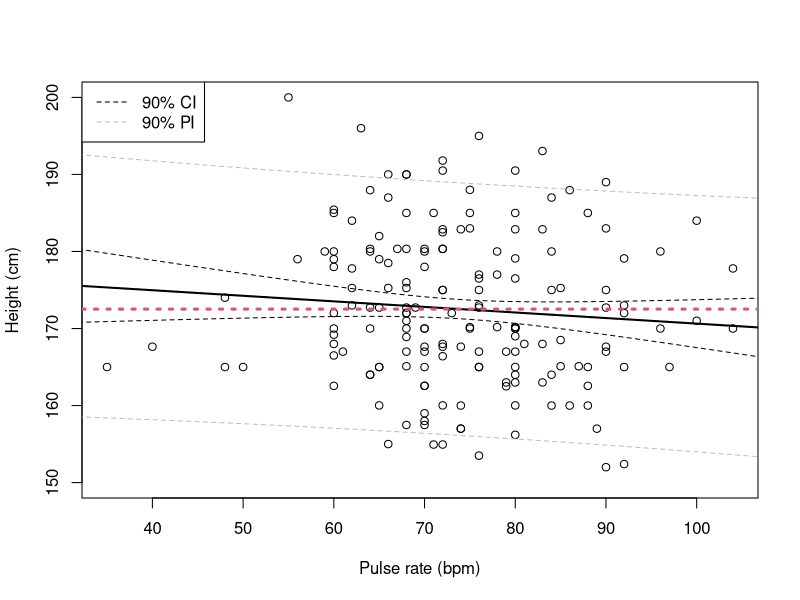
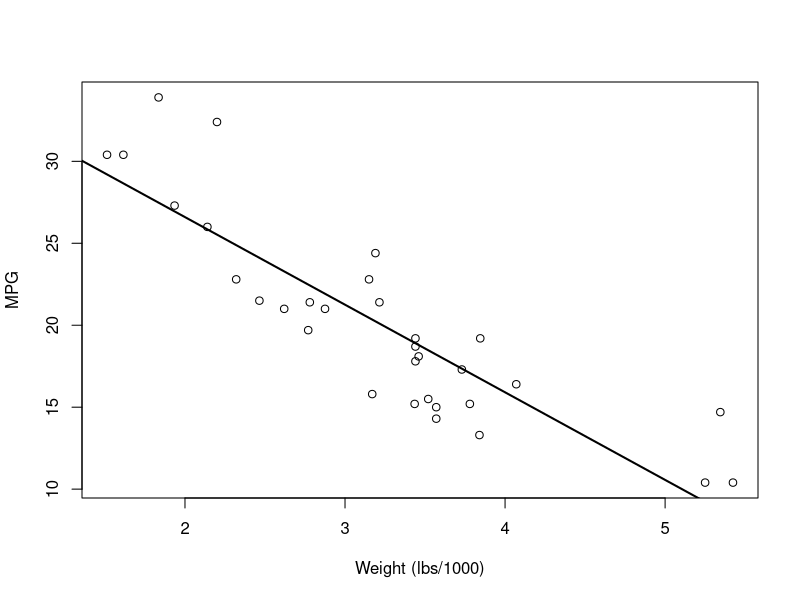
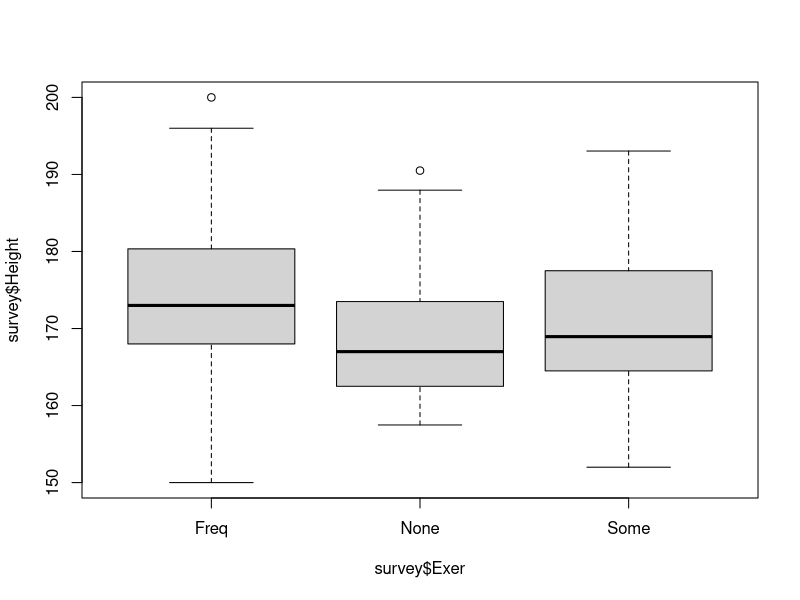
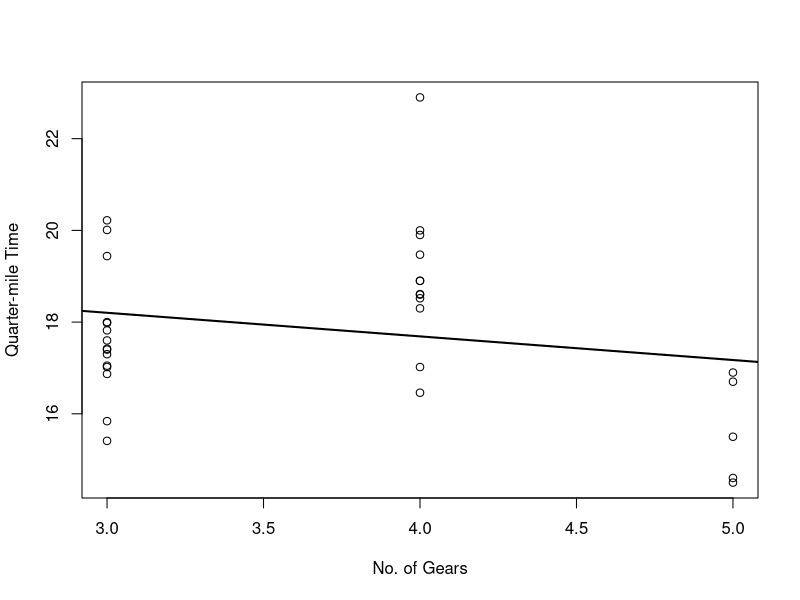

Generate these figures, in order, with R:


##########
## 20.1 ##
##########

library("MASS")
survfit <- lm(Height~Wr.Hnd,data=survey)

#(a)
predict(survfit,newdata=data.frame(Wr.Hnd=c(12,15.2,17,19.9)),interval="confidence",level=0.99)
#(b)
incomplete.obs <- which(is.na(survey$Height)|is.na(survey$Wr.Hnd))
rho.xy <- cor(survey$Wr.Hnd,survey$Height,use="complete.obs")
b1 <- sd(survey$Height[-incomplete.obs])/sd(survey$Wr.Hnd[-incomplete.obs])*rho.xy
b1
b0 <- mean(survey$Height[-incomplete.obs])-b1*mean(survey$Wr.Hnd[-incomplete.obs])
b0
#(c)

##(i)
plot(survey$Height~survey$Pulse,xlab="Pulse rate (bpm)",ylab="Height (cm)")
survfit <- lm(Height~Pulse,data=survey)
survfit # Model equation is  y = 177.86 - 0.072x
abline(survfit,lwd=2)
##(ii)
summary(survfit) # For each additional bpm, the mean student height is estimated to decrease by 0.072cm; p-value for slope is 0.275. No evidence to reject H0. Insufficient evidence to conclude that pulse rate affects mean student height.
confint(survfit,level=0.9)
##(iii)
xseq <- data.frame(Pulse=seq(30,110,length=100))
survfit.ci <- predict(survfit,newdata=xseq,interval="confidence",level=0.9)
survfit.pi <- predict(survfit,newdata=xseq,interval="prediction",level=0.9)
lines(xseq[,1],survfit.ci[,2],lty=2)
lines(xseq[,1],survfit.ci[,3],lty=2)
lines(xseq[,1],survfit.pi[,2],lty=2,col="grey")
lines(xseq[,1],survfit.pi[,3],lty=2,col="grey")
legend("topleft",legend=c("90% CI","90% PI"),lty=2,col=c("black","grey"))
##(iv)
incomplete.obs <- which(is.na(survey$Height)|is.na(survey$Pulse))
abline(h=mean(survey$Height[-incomplete.obs]),col=2,lty=3,lwd=3) # The line sits in the middle of the CI bands without breaching them. This supports the conclusion that pulse rate is not significantly related to mean student height.
#(d)
?mtcars
plot(mtcars$mpg~mtcars$wt,xlab="Weight (lbs/1000)",ylab="MPG")
#(e)
carfit <- lm(mpg~wt,data=mtcars)
carfit
abline(carfit,lwd=2)
#(f)
summary(carfit) # mean MPG = 37.28 - 5.34*weight # For each extra 1000lbs of weight, the mean MPG decreases by 5.34; p-value for slope is very small---result is statistically significant---strong evidence to suggest that mean MPG changes according to weight (for cars of this era).
#(g)
predict(carfit,newdata=data.frame(wt=6),interval="prediction",level=0.95) # Predicting at 6000lbs seems untrustworthy. Extrapolation is far enough outside the range of the observed data such that the associated PI has a lower limit that is negative, which makes no sense in terms of the response variable of MPG.

##########
## 20.2 ##
##########
library("MASS")
#(a)
table(survey$Exer)
boxplot(survey$Height~survey$Exer)
#(b)
survfit <- lm(Height~Exer,data=survey)
summary(survfit) # The reference level of the predictor defaults to the first level of the factor, which in this case (as is the default in R) is alphabetically arranged to be 'Freq'.
#(c)
# We observe that both of the levels for which we've obtained coefficient estimates yield p-values that suggest evidence the coefficients are different to zero.
# The coefficient corresponding to 'some' has the smallest p-value of the two additive dummy levels.
# The negative point estimates of both estimates tell us that the model predicts the effect on height of being in either the 'none' or the 'some' categories, when compared to the 'frequent' category, is one of a decrease. In other words, it appears those who exercise less than 'frequent' are shorter on average.
# The shortest mean height is reserved for those in the 'none' exercise category; the estimated coefficient (-5.58) is more extreme than the coefficient for 'some' (-4.21).
# Overall statistical significance of the predictor (in terms of the effect of exercise on height) is supported by the global (omnibus F-test) P-value of 0.0035.
#(d)
one.of.each <- factor(levels(survey$Exer))
one.of.each
predict(survfit,newdata=data.frame(Exer=one.of.each),interval="prediction")
#(e)
summary(aov(Height~Exer,data=survey)) # Same 'global' P-value as the lm model summary. There is evidence to suggest mean student height differs according to exercise frequency.
#(f)
ExerReordered <- relevel(survey$Exer,ref="None")
levels(ExerReordered)
summary(aov(Height~ExerReordered,data=survey)) # There is no change to the omnibus F-test if we reorder the the reference level of exercise to be 'none', and nor should we expect there to be. The global test of a difference between the means doesn't depend on what we set the baseline value of the response to be.
#(g)
carfit <- lm(qsec~gear,data=mtcars)
summary(carfit) # The effect of 'gear' when treated as a continuous variable is interpreted as a decrease in quarter-mile time of around 0.5 seconds, on average, for each additional forward gear. However, there is no evidence that this effect is different to zero, with a high P-value of 0.243 (and a similar global p-value)
#(h)
carfit2 <- lm(qsec~factor(gear),data=mtcars)
summary(carfit2) # The effect of 'gear' when treated as a categorical variable now appears to be statistically significant. Having 4 gears (as opposed to the reference level of 3) seems to increase the mean quarter-mile time by 1.27 seconds, having 5 gears appears to decrease the mean quarter-mile time by 2.05 seconds. The global (omnibus F-test) p-value is also quite small, yielding evidence in support of an effect of 'gear' on 'qsec'.
#(i)
plot(mtcars$qsec~mtcars$gear,xlab="No. of Gears",ylab="Quarter-mile Time")
abline(carfit,lwd=2) # The plot indicates clearly that the difference between the two models is due to the fact that the relationship cannot be well explained by a continuous straight line. The first model therefore is incapable of realistically capturing the effect of changing categories in 'gear' on 'qsec'.

